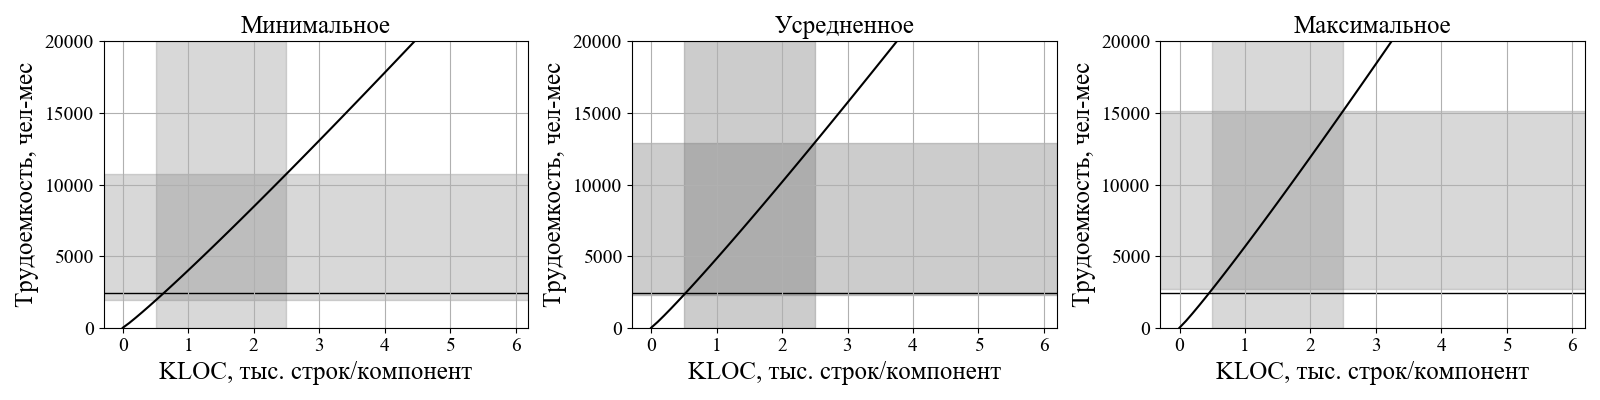

Write Python code to recreate this figure.
# -*- coding: utf-8 -*-
# %matplotlib inline
import numpy as np
import matplotlib as matplotlib
matplotlib.use('agg')

import matplotlib.pyplot as plt

I=0.4

def f1(t):
    return 2.94 * (np.power(205*t, 1.09)+(np.power(8*205*t*I, 1.07))+(np.power(t, 1.07)))

K=0.5

def f2(t):
    return 2.94 * (np.power(205*t, 1.09)+(np.power(8*205*t*K, 1.07))+(np.power(t, 1.07)))

M=0.6

def f3(t):
    return 2.94 * (np.power(205*t, 1.09)+(np.power(8*205*t*M, 1.07))+(np.power(t, 1.07)))

x_begin = 0.5
x_end = 2.5
y_lim = 20000

matplotlib.rcdefaults()
matplotlib.rcParams['font.family'] = 'fantasy'
matplotlib.rcParams['font.fantasy'] = 'Times New Roman', 'Ubuntu','Arial','Tahoma','Calibri'

t1 = np.arange(0.0, 6.0, 0.1)

plt.figure(figsize = (16,4))

sp = plt.subplot(1,3,1)


plt.xlabel(u"KLOC, тыс. строк/компонент", fontsize=18)
plt.ylabel(u"Трудоемкость, чел-мес", fontsize=18)
plt.tick_params(axis='x', labelsize=14)
plt.tick_params(axis='y', labelsize=14)
plt.plot(t1, f1(t1), 'k')
plt.ylim((0,y_lim))
plt.title(u"Минимальное", fontsize=18)
plt.grid()
plt.axvspan(x_begin, x_end, color='grey', alpha=0.3)
plt.axhspan(f1(x_begin), f1(x_end), color='grey', alpha=0.3)

plt.axhspan(2403, 2403, color='black', alpha=1)

sp1 = plt.subplot(1,3,2)
plt.xlabel(u"KLOC, тыс. строк/компонент", fontsize=18)
plt.ylabel(u"Трудоемкость, чел-мес", fontsize=18)
plt.tick_params(axis='x', labelsize=14)
plt.tick_params(axis='y', labelsize=14)
plt.plot(t1, f2(t1), 'k')
plt.ylim((0,y_lim))
plt.title(u"Усредненное", fontsize=18)

plt.axvspan(x_begin, x_end, color='grey', alpha=0.4)
plt.axhspan(f2(x_begin), f2(x_end), color='grey', alpha=0.4)

plt.grid()
plt.axhspan(2403, 2403, color='black', alpha=1)

sp1 = plt.subplot(1,3,3)
plt.xlabel(u"KLOC, тыс. строк/компонент", fontsize=18)
plt.ylabel(u"Трудоемкость, чел-мес", fontsize=18)
plt.tick_params(axis='x', labelsize=14)
plt.tick_params(axis='y', labelsize=14)
plt.plot(t1, f3(t1), 'k')
plt.ylim((0,y_lim))
plt.title(u"Максимальное", fontsize=18)

plt.axvspan(x_begin, x_end, color='grey', alpha=0.3)
plt.axhspan(f3(x_begin), f3(x_end), color='grey', alpha=0.3)

plt.grid()
plt.axhspan(2404, 2404, color='black', alpha=1)
plt.tight_layout()

plt.savefig('evaluation_real.png')
